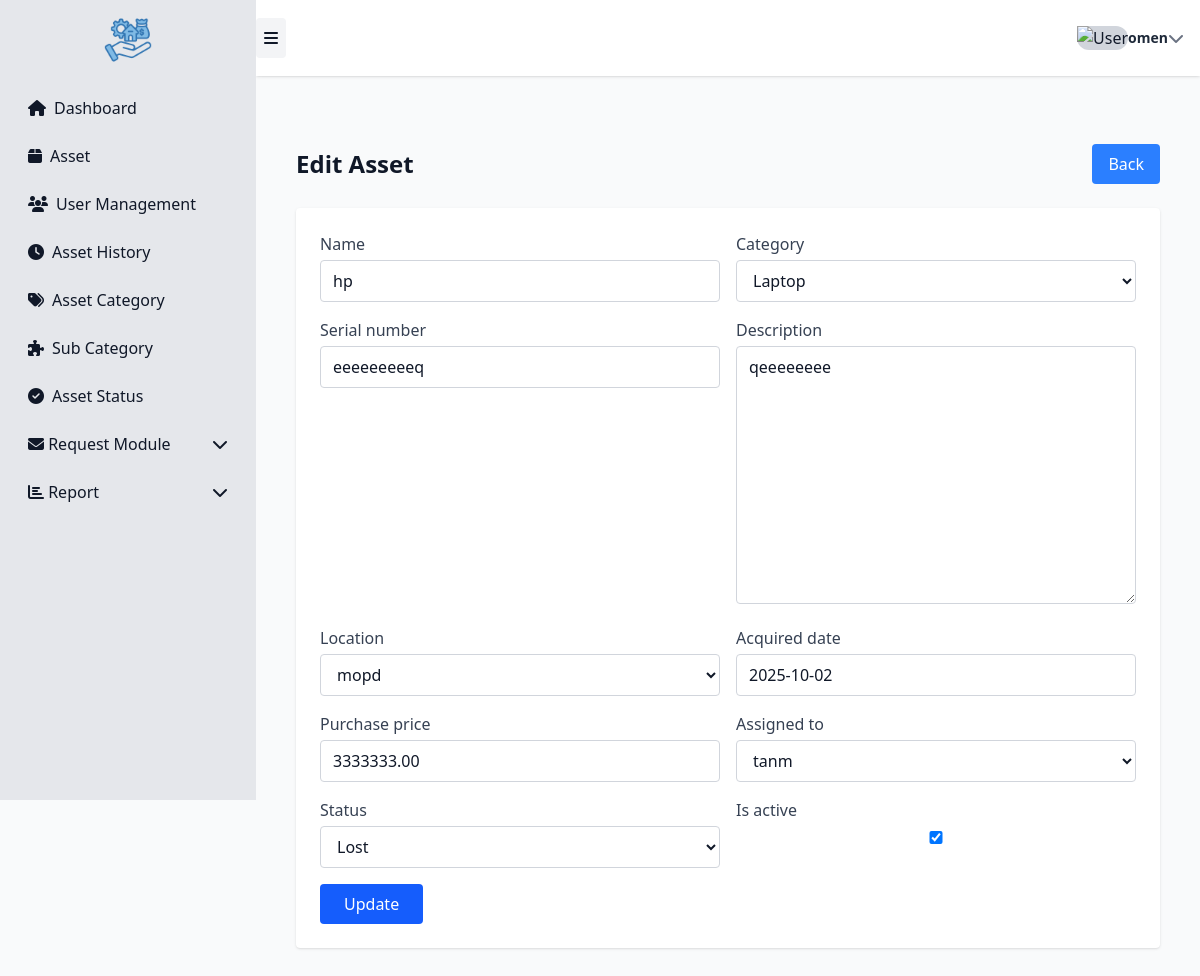
Before: /asset/1/update/ (signed in) with the older database file.
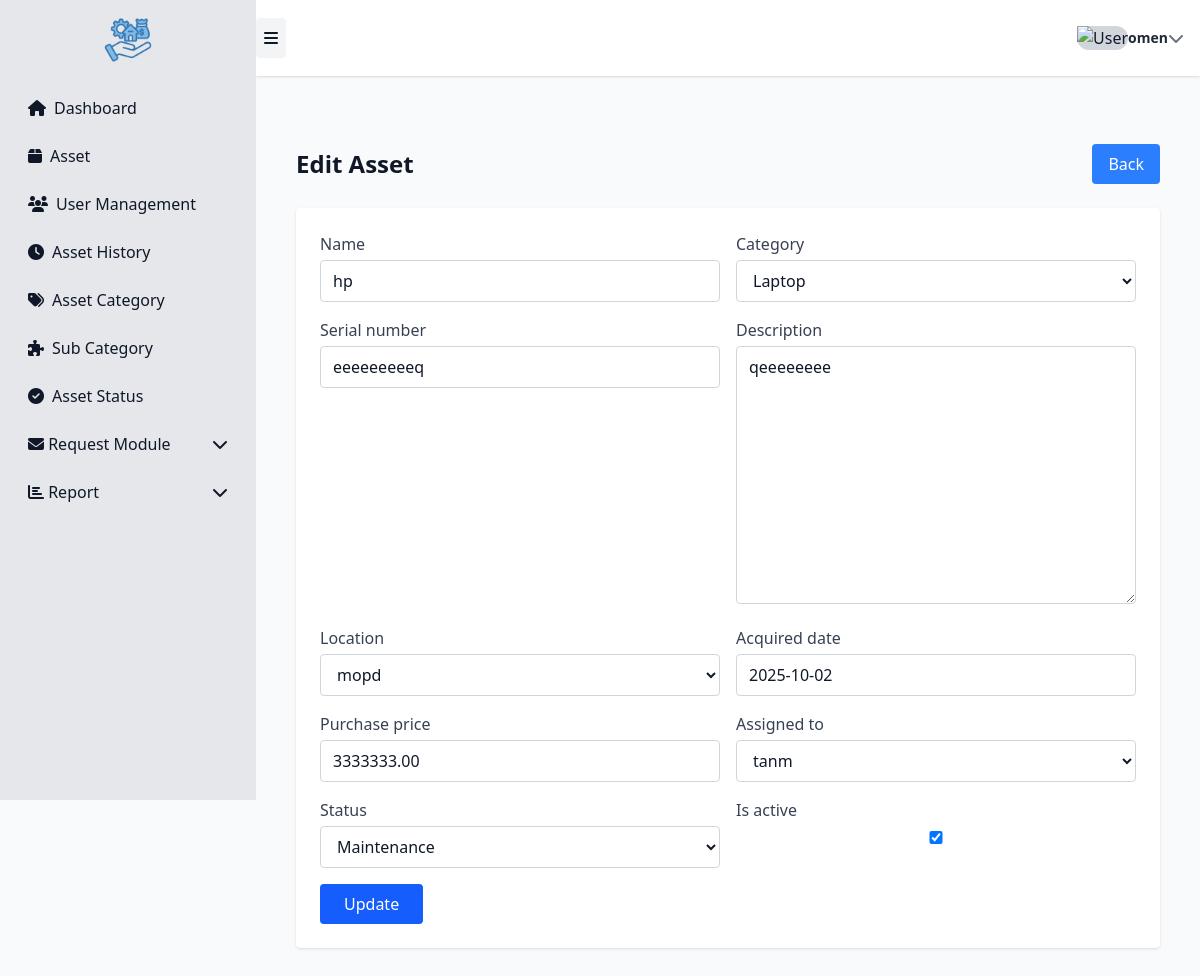
After: the same page with the newer database file.
### asset1/models.py (models this page shows, shortened)
class Asset(models.Model):
    STATUS_AVAILABLE = "available"
    STATUS_ASSIGNED = "assigned"
    STATUS_MAINTENANCE = "maintenance"
    STATUS_LOST = "lost"
    STATUS_RETIRED = "retired"
    STATUS_CHOICES = [
        (STATUS_AVAILABLE, "Available"),
        (STATUS_ASSIGNED, "Assigned"),
        (STATUS_MAINTENANCE, "Maintenance"),
        (STATUS_LOST, "Lost"),
        (STATUS_RETIRED, "Retired"),
    ]
    uuid = models.UUIDField(default=uuid.uuid4, editable=False, unique=True)
    name = models.CharField(max_length=200)
    category = models.ForeignKey(Category, on_delete=models.PROTECT, related_name="assets")
    serial_number = models.CharField(max_length=200, blank=True, null=True, unique=True)
    description = models.TextField(blank=True)
    location = models.ForeignKey(Location, on_delete=models.SET_NULL, null=True, blank=True)
    status = models.CharField(max_length=32, choices=STATUS_CHOICES, default=STATUS_AVAILABLE)
    assigned_to = models.ForeignKey(settings.AUTH_USER_MODEL, null=True, blank=True,
                                    on_delete=models.SET_NULL, related_name="assigned_assets")
    acquired_date = models.DateField(null=True, blank=True)
    purchase_price = models.DecimalField(max_digits=12, decimal_places=2, null=True, blank=True)
    is_active = models.BooleanField(default=True)
    created_at = models.DateTimeField(auto_now_add=True)
    updated_at = models.DateTimeField(auto_now=True)

### asset1/views.py (the view)
# urls.py: path("asset/<int:pk>/update/", views.asset_update, name="asset-update"),
@login_required
def asset_update(request, pk):
    asset = get_object_or_404(Asset, pk=pk)
    if request.method == "POST":
        form = AssetForm(request.POST, instance=asset)
        if form.is_valid():
            form.save()
            return redirect("asset1:asset_list")
    else:
        form = AssetForm(instance=asset)
    return render(request, "asset1/asset_form.html", {"form": form})

### asset1/forms.py
class AssetForm(forms.ModelForm):
    class Meta:
        model = Asset
        fields = ['name','category','serial_number','description','location','acquired_date','purchase_price','assigned_to','status','is_active']

### asset1/models.py (called while the page is built)
    def __str__(self):
        return self.name

    def __str__(self):
        return self.name

### asset1/templates/asset1/asset_form.html (shortened to what this page needs)
{% extends 'asset1/sidebar.html' %}
{% load widget_tweaks %}
{% block page_content %}
<div class="flex flex-col md:flex-row">
    <div class="flex-1 p-4">
        <div class="flex justify-between items-center mb-6">
            <h2 class="text-2xl font-semibold">
                {% if form.instance.pk %}Edit Asset{% else %}Add Asset{% endif %}
            </h2>
            <a href="{% url 'asset1:asset_list' %}" class="px-4 py-2 bg-blue-500 text-white rounded hover:bg-blue-700">
                Back
            </a>
        </div>
        <div class="bg-white shadow rounded p-6">
            <form method="post" class="space-y-4">
                <div class="grid grid-cols-1 md:grid-cols-2 gap-4">
                    {% for field in form %}
                        <div>
                            <label class="block text-gray-700 font-medium mb-1">{{ field.label }}</label>
                            {{ field|add_class:"w-full border border-gray-300 rounded px-3 py-2 focus:outline-none focus:ring-2 focus:ring-blue-500" }}
                        </div>
                    {% endfor %}
                </div>
                <button type="submit" class="px-6 py-2 bg-blue-600 text-white rounded hover:bg-blue-700 transition">
                    {% if form.instance.pk %}Update{% else %}Save{% endif %}
                </button>
            </form>
        </div>
    </div>
</div>
{% endblock %}

Changed rows visible on the page:
changed Asset "hp": status "Lost" → "Maintenance"
